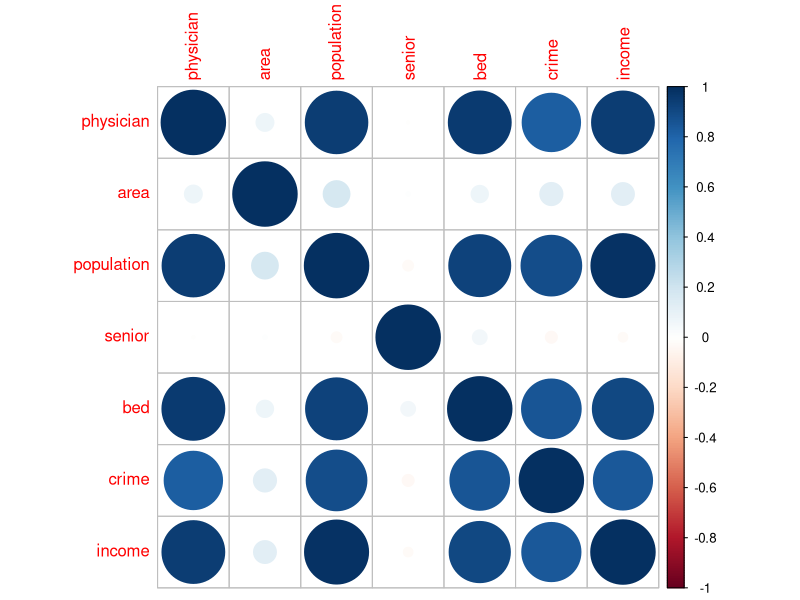
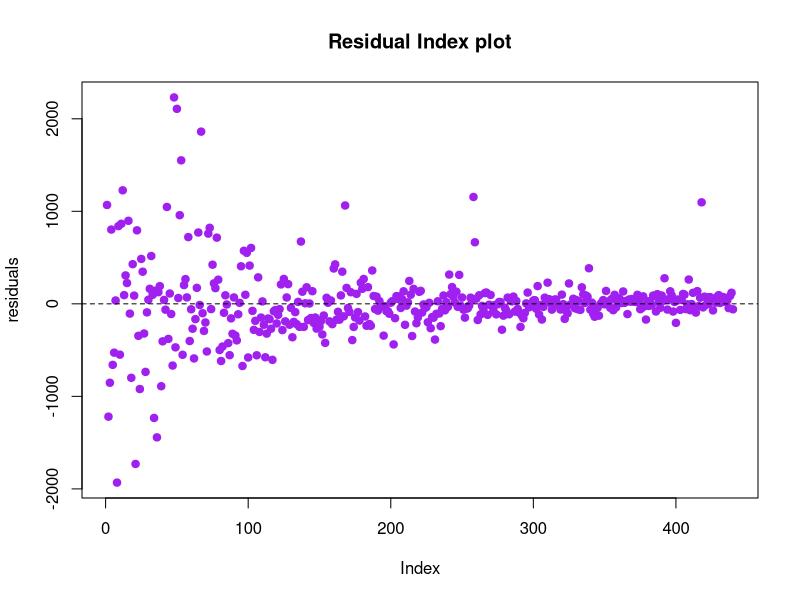
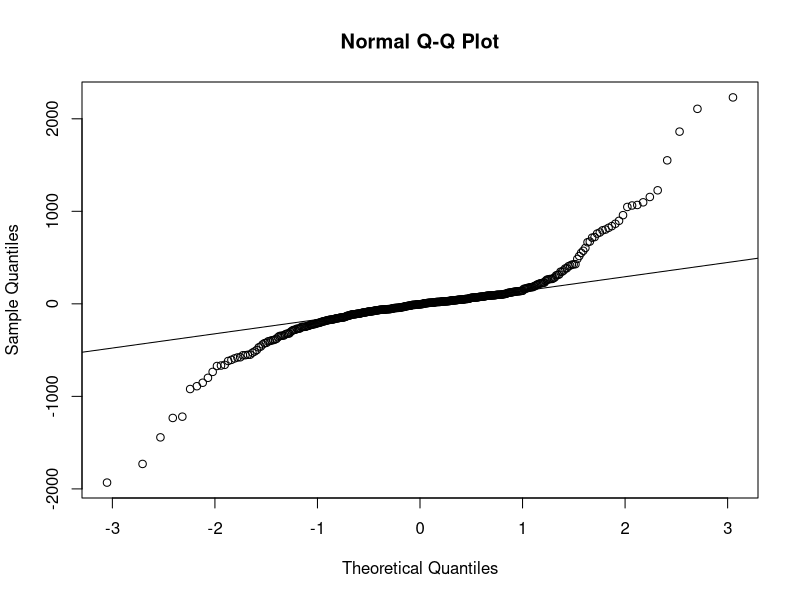
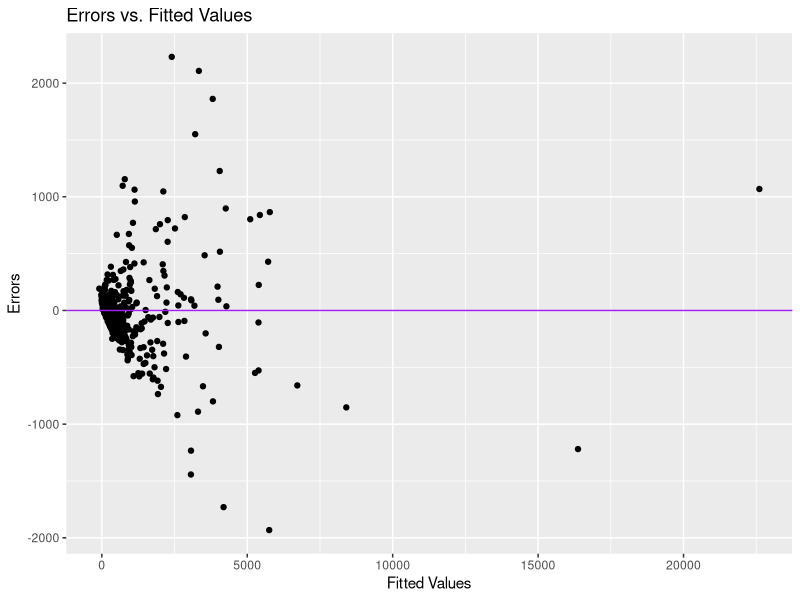

Generate these figures, in order, with R: (Note: this script raises an error after producing the figures.)
## ---- chunk 1
knitr::opts_chunk$set(echo = FALSE, comment = NA)
options(scipen = 999) #Remove the scientific notation
## ---- chunk 2
#### LOADING IN DATASET ####
library(readr)
CDI2 <- read_csv("CDI2.csv")
## ---- chunk 3
#### SUMMARY ####
  # Correlation matrix
library(corrplot)
round(cor(CDI2),3)
corrplot(cor(CDI2))
## ---- chunk 4
  # Numerical Summaries
summary(CDI2)
lapply(CDI2, sd)
## ---- chunk 5
#### MODEL COMPARISON & FIT ####
model_1 = lm(physician ~ population + income + bed, data = CDI2)
CDI2$pdensity = CDI2$population/CDI2$area
model_2 = lm(physician ~ pdensity + senior + income, data = CDI2)
summary(model_1)
summary(model_2)
## ---- chunk 6
#### DIAGNOSTICS ####
  # Assessing Independence
plot(model_1$residuals,main = "Residual Index plot",xlab = "Index",ylab = "residuals",pch = 19, col = "purple")
abline(h = 0, lty = 2)
## ---- chunk 7
  # Assessing Normality
    # Normal Q-Q Plot
qqnorm(model_1$residuals)
qqline(model_1$residuals)
    # Shapiro-Wilks Test
the.SWtest = shapiro.test(model_1$residuals)
the.SWtest
## ---- chunk 8
  # Assessing Constant Variance
    # Plotting Errors vs. Fitted Values
library(ggplot2)
CDI2$ei = model_1$residuals
CDI2$yhat = model_1$fitted.values
qplot(yhat, ei, data = CDI2) +  ggtitle("Errors vs. Fitted Values") + xlab("Fitted Values") + 
  ylab("Errors") + geom_hline(yintercept = 0,col = "purple")
    # Formal Testing
Group = rep("Lower",nrow(CDI2)) 
Group[CDI2$physician < median(CDI2$physician)] = "Upper" 
Group = as.factor(Group) 
CDI2$Group = Group
the.FKtest= fligner.test(CDI2$ei, CDI2$Group)
## ---- chunk 9
#### OUTLIERS ####
  # Leverage
p = 4
h = hatvalues(model_1)
leverage = which(h > (p+1)/n)
## ---- chunk 10
  # Studentized Residuals
sei = rstudent(model_1)
outliers = which(abs(sei) > 3)
## ---- chunk 11
  # Table of outliers and leverage points
CDI2 <- read_csv("CDI2.csv")
outlier_table = CDI2[outliers,]
outlier_table$row = outliers
leverage_table = CDI2[leverage,]
leverage_table$row = leverage
knitr::kable(outlier_table)
knitr::kable(leverage_table)
